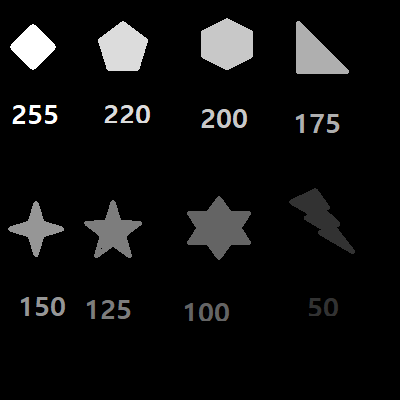
#> input picture 컴퓨터비전 실습/2022-2 컴퓨터비전 3주차 실습/imgs/threshold_test.png, 400 x 400 px, found by its file name
$ python '자동으로 threshold value 지정.py'
#> lines starting #> are read from the running program, lines starting #| are printed output that depends on the picture; after the words box and inside, x2 and y2 are one past the last pixel; in counts of white or black regions, pixels touching at a corner belong together
import cv2

if __name__ == '__main__':
    src = cv2.imread('imgs/threshold_test.png', cv2.IMREAD_GRAYSCALE)
#> src: shape (400, 400); min 0, max 255, mean 15.7

    #ret, dst = cv2.threshold(src, 100, 255, cv2. THRESH_BINARY)
    ret, dst = cv2.threshold(src, 0, 255, cv2.THRESH_OTSU)
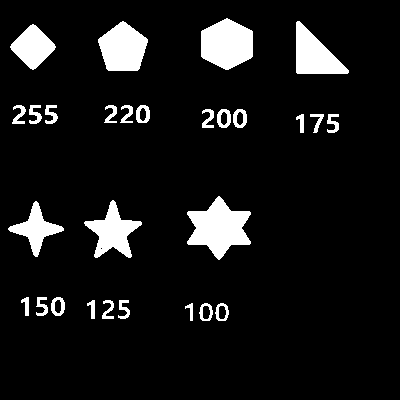
#> dst: shape (400, 400); 8.8% white; 28 white regions, largest, box (x1, y1, x2, y2) and area: (187, 196, 251, 260) 2319, (201, 18, 253, 70) 2052, (98, 21, 148, 71) 1780
#> ret = 85
    print('ret : ', ret)
#| ret :  85.0

    cv2.imshow('original', src)
    cv2.imshow('threshold', dst)

    cv2.waitKey()
    cv2.destroyAllWindows()
